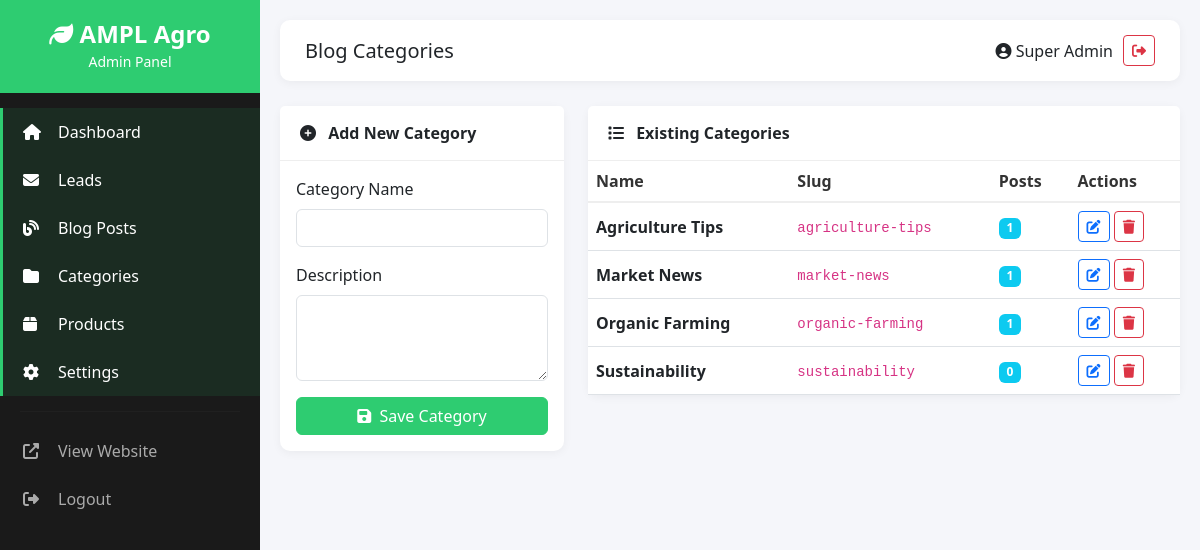
The app's page /admin/blog-categories.php (signed in) with its own data.
### tables this page shows
CREATE TABLE IF NOT EXISTS blog_categories (
    id INT AUTO_INCREMENT PRIMARY KEY,
    name VARCHAR(100) NOT NULL,
    slug VARCHAR(100) NOT NULL UNIQUE,
    description TEXT NULL,
    status ENUM('active', 'inactive') DEFAULT 'active',
    created_at TIMESTAMP DEFAULT CURRENT_TIMESTAMP,
    updated_at TIMESTAMP DEFAULT CURRENT_TIMESTAMP ON UPDATE CURRENT_TIMESTAMP,
    INDEX idx_slug (slug),
    INDEX idx_status (status)
);

### admin/blog-categories.php (the view, shortened to what this page needs)
<?php
$db = getDB();
$categories = $db->query("SELECT * FROM blog_categories ORDER BY name ASC")->fetchAll();
?>
<div class="row">
    <div class="col-md-4">
        <div class="card">
            <div class="card-header">
                <i class="fas fa-plus-circle me-2"></i> <?php echo isset($_GET['edit']) ? 'Edit' : 'Add New'; ?> Category
            </div>
            <div class="card-body">
                <?php
                $editCat = ['id' => '', 'name' => '', 'description' => ''];
                ?>
                <form method="POST" action="blog-categories.php">
                    <div class="mb-3">
                        <label class="form-label">Category Name</label>
                        <input type="text" name="name" class="form-control" required value="<?php echo htmlspecialchars($editCat['name']); ?>">
                    </div>
                    <div class="mb-3">
                        <label class="form-label">Description</label>
                        <textarea name="description" class="form-control" rows="3"><?php echo htmlspecialchars($editCat['description']); ?></textarea>
                    </div>
                    <button type="submit" class="btn btn-primary w-100">
                        <i class="fas fa-save me-1"></i> Save Category
                    </button>
                </form>
            </div>
        </div>
    </div>
    <div class="col-md-8">
        <div class="card">
            <div class="card-header">
                <i class="fas fa-list me-2"></i> Existing Categories
            </div>
            <div class="card-body p-0">
                <div class="table-responsive">
                    <table class="table table-hover align-middle mb-0">
                        <thead>
                            <tr>
                                <th>Name</th>
                                <th>Slug</th>
                                <th>Posts</th>
                                <th>Actions</th>
                            </tr>
                        </thead>
                        <tbody>
                            <?php foreach ($categories as $cat):
                                $count = $db->query("SELECT COUNT(*) as count FROM blogs WHERE category_id = " . $cat['id'])->fetch();
                            ?>
                            <tr>
                                <td class="fw-bold"><?php echo htmlspecialchars($cat['name']); ?></td>
                                <td><code><?php echo htmlspecialchars($cat['slug']); ?></code></td>
                                <td><span class="badge bg-info"><?php echo $count['count']; ?></span></td>
                                <td>
                                    <a href="?edit=<?php echo $cat['id']; ?>" class="btn btn-sm btn-outline-primary">
                                        <i class="fas fa-edit"></i>
                                    </a>
                                    <button class="btn btn-sm btn-outline-danger" onclick="confirmDelete('blog-categories.php?delete=<?php echo $cat['id']; ?>')">
                                        <i class="fas fa-trash"></i>
                                    </button>
                                </td>
                            </tr>
                            <?php endforeach; ?>
                        </tbody>
                    </table>
                </div>
            </div>
        </div>
    </div>
</div>
<?php
include 'layout.php';
?>

### admin/layout.php (style rules this page uses)
:root { --primary: #2ecc71; --primary-dark: #27ae60; --dark: #1a1a1a; --light: #f8f9fa; --sidebar-width: 260px; }
body { font-family: 'Segoe UI', Tahoma, Geneva, Verdana, sans-serif; background: #f5f6fa; }
.card { border: none; border-radius: 10px; box-shadow: 0 2px 10px rgba(0,0,0,0.05); }
.card-header { background: white; border-bottom: 1px solid #eee; padding: 15px 20px; font-weight: 600; }
.btn-primary { background: var(--primary); border-color: var(--primary); }
.table th { font-weight: 600; color: #333; border-bottom: 2px solid #eee; }
.table td { vertical-align: middle; }

### records on screen
blog_categories: name "Agriculture Tips", slug "agriculture-tips", count "1"
blog_categories: name "Market News", slug "market-news", count "1"
blog_categories: name "Organic Farming", slug "organic-farming", count "1"
blog_categories: name "Sustainability", slug "sustainability", count "0"

### other values on screen
$pageTitle "Blog Categories"
$_SESSION['admin_name'] "Super Admin"
